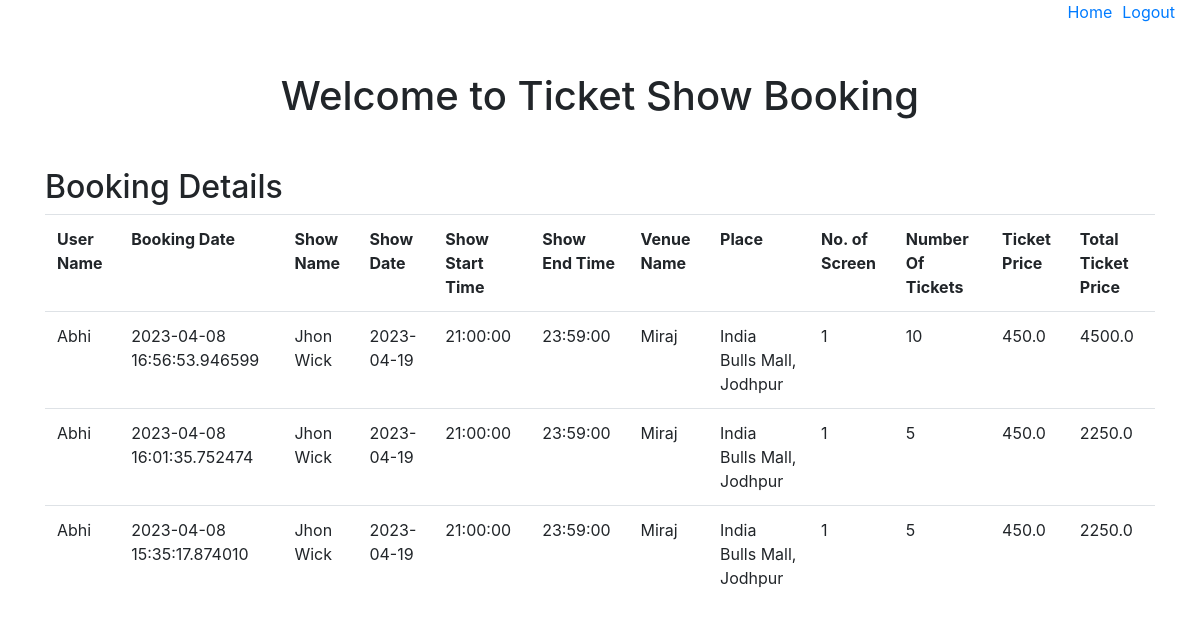
The app's page /booking_details (signed in) with its own data.
### application/models.py (models this page shows, shortened)
class Booking(db.Model):
    __tablename__ = 'Booking'
    booking_id = db.Column(db.Integer, primary_key=True)
    user_id = db.Column(db.Integer, db.ForeignKey('User.user_id'), nullable=False)
    show_id = db.Column(db.Integer, db.ForeignKey('Show.show_id'), nullable=False)
    venue_id = db.Column(db.Integer, db.ForeignKey('Venue.venue_id'), nullable=False)
    booking_date = db.Column(db.DateTime, default=datetime.now(), nullable=False)
    number_of_tickets = db.Column(db.Integer, nullable=False, default=0)
    total_ticket_price = db.Column(db.Float, nullable=False, default=0)
    user = db.relationship('User', backref='Booking')

class User(db.Model, UserMixin):
    __tablename__ = 'User'
    user_id = db.Column(db.Integer, primary_key=True)
    user_name = db.Column(db.String(50), nullable=False)
    email = db.Column(db.String(120), unique=True, nullable=False)
    password = db.Column(db.String(128), nullable=False)
    bookings = db.relationship('Show', backref='Venue', lazy=True)
    bookings = db.relationship('Booking', backref='User', lazy=True, viewonly=True)

class Show(db.Model):
    __tablename__ = 'Show'
    show_id = db.Column(db.Integer, primary_key=True)
    show_name = db.Column(db.String(100), nullable=False)
    description = db.Column(db.String(1000))
    show_date = db.Column(db.Date, nullable=False)
    show_start_time = db.Column(db.Time, nullable=False)
    show_end_time = db.Column(db.Time, nullable=False)
    rating = db.Column(db.Float, nullable=False)
    tags = db.Column(db.String(250), nullable=False)
    ticket_price = db.Column(db.Float, nullable=False)
    ticket_available = db.Column(db.Integer, nullable=False)
    venue_id = db.Column(db.Integer, db.ForeignKey('Venue.venue_id'), nullable=False)
    bookings = db.relationship('Booking', backref='Show', lazy=True)

class Venue(db.Model):
    __tablename__ = 'Venue'
    venue_id = db.Column(db.Integer, primary_key=True)
    venue_name = db.Column(db.String(100), nullable=False)
    place = db.Column(db.String(150), nullable=False)
    capacity = db.Column(db.Integer, nullable=False)
    no_of_screens = db.Column(db.Integer, nullable=False)
    bookings = db.relationship('Booking', backref='Venue', lazy=True)
    shows = db.relationship('Show', backref='Venue', lazy=True)

### application/controllers.py (the view)
@app.route('/booking_details')
@login_required
def booking_details():
    bookings = Booking.query \
        .join(User).join(Show).join(Venue) \
        .filter(Booking.user_id == current_user.user_id) \
        .with_entities(User.user_name, Booking.booking_date, Show.show_name, Show.show_date, Show.show_start_time,
                       Show.show_end_time,
                       Venue.venue_name, Venue.place, Venue.no_of_screens, Booking.number_of_tickets, Show.ticket_price,
                       Booking.total_ticket_price) \
        .order_by(Booking.booking_date.desc()) \
        .all()
    return render_template('booking_details.html', bookings=bookings)

### application/__init__.py (called while the page is built)
    @login_manager.user_loader
    def load_user(user_id):
        return User.query.get(int(user_id))

### application/templates/booking_details.html (shortened to what this page needs)
{% extends 'base.html' %}
{% block body %}
    <div class="container-fluid">
        <div class="d-flex justify-content-end">
            <a href="/ticket_booking_page" style="padding-right: 10px;">Home</a>
            <a href="/logout" style="padding-right: 10px;">Logout</a>
        </div>
    </div>
    <div class="container mt-5">
        <h1 class="text-center mb-5">Welcome {{ user }} to Ticket Show Booking</h1>
        <div>
            <h2>Booking Details</h2>
            <table class="table table-hover">
                <tr>
                    <th>User Name</th>
                    <th>Booking Date</th>
                    <th>Show Name</th>
                    <th>Show Date</th>
                    <th>Show Start Time</th>
                    <th>Show End Time</th>
                    <th>Venue Name</th>
                    <th>Place</th>
                    <th>No. of Screen</th>
                    <th>Number Of Tickets</th>
                    <th>Ticket Price</th>
                    <th>Total Ticket Price</th>
                </tr>
                {% for booking in bookings %}
                <tr>
                    <td>{{ booking[0] }}</td>
                    <td>{{ booking[1] }}</td>
                    <td>{{ booking[2] }}</td>
                    <td>{{ booking[3] }}</td>
                    <td>{{ booking[4] }}</td>
                    <td>{{ booking[5] }}</td>
                    <td>{{ booking[6] }}</td>
                    <td>{{ booking[7] }}</td>
                    <td>{{ booking[8] }}</td>
                    <td>{{ booking[9] }}</td>
                    <td>{{ booking[10] }}</td>
                    <td>{{ booking[11] }}</td>
                </tr>
                {% endfor %}
            </table>
        </div>
    </div>
{% endblock %}

### records on screen
Booking: user_name "Abhi", booking_date "2023-04-08 16:56:53.946599", show_name "Jhon Wick", booking "2023-04-19", booking "21:00:00", booking "23:59:00", venue_name "Miraj", place "India Bulls Mall, Jodhpur", no_of_screens "1", number_of_tickets "10", ticket_price "450.0", total_ticket_price "4500.0"
Booking: user_name "Abhi", booking_date "2023-04-08 16:01:35.752474", show_name "Jhon Wick", booking "2023-04-19", booking "21:00:00", booking "23:59:00", venue_name "Miraj", place "India Bulls Mall, Jodhpur", no_of_screens "1", number_of_tickets "5", ticket_price "450.0", total_ticket_price "2250.0"
Booking: user_name "Abhi", booking_date "2023-04-08 15:35:17.874010", show_name "Jhon Wick", booking "2023-04-19", booking "21:00:00", booking "23:59:00", venue_name "Miraj", place "India Bulls Mall, Jodhpur", no_of_screens "1", number_of_tickets "5", ticket_price "450.0", total_ticket_price "2250.0"
